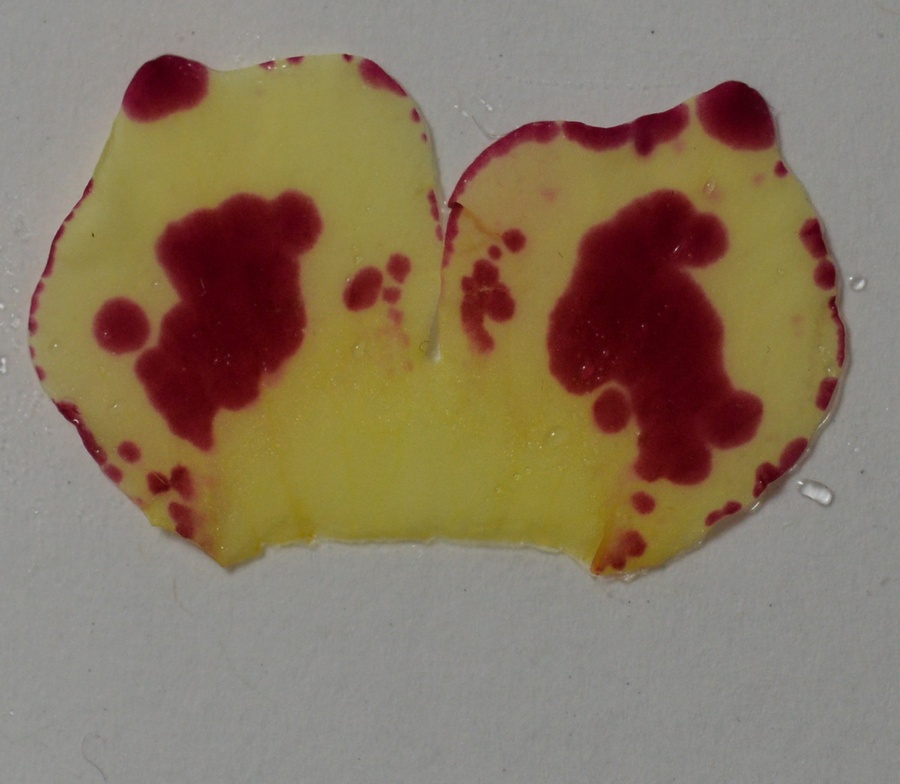
#> input picture 927_side.JPG, 900 x 784 px, shrunk from 1744 x 1519 before the run
$ python -i imageextraction.py   (imports and definitions only)
#> lines starting #> are read from the running program, lines starting #| are printed output that depends on the picture; after the words box and inside, x2 and y2 are one past the last pixel; in counts of white or black regions, pixels touching at a corner belong together
#> in get_points, shape is the input picture: shape (784, 900, 3); mean B, G, R 96.6, 118.5, 135.6
import cv2
import numpy as np
import sys
from skimage import io, color, filters, measure

# This is a pipeline to detect the petals in our images.
# The pipeline takes an image and a k-value(k-value of 2 is best) as input.
# The first steams is using a k-means clustering on the image.
# The image is then processed to find petal edges.
# The contours of the image are then found and then the pipeline returns the image with the petals identified.

def get_image_kmeans(image, k):
#> called with k = 2
    Z = image.reshape((-1,3))
    Z = np.float32(Z)
    criteria = (cv2.TERM_CRITERIA_EPS + cv2.TERM_CRITERIA_MAX_ITER, 10, 1.0)
    K = int(k)
    ret,label,center=cv2.kmeans(Z,K,None,criteria,10,cv2.KMEANS_RANDOM_CENTERS)
#> ret = 1.1e+09; center = [[109.9, 136.1, 143.5], [23.04, 20.75, 91.62]]
    center = np.uint8(center)
#> center = [[109, 136, 143], [23, 20, 91]]
    res = center[label.flatten()]
    res2 = res.reshape((image.shape))
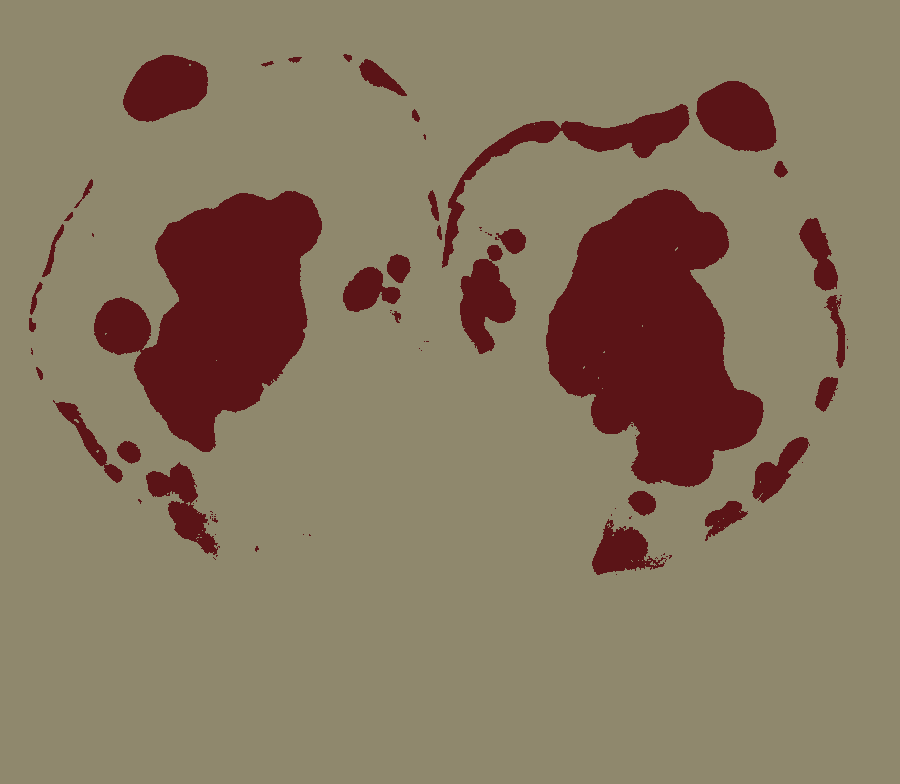
#> res2: shape (784, 900, 3); mean B, G, R 95.9, 118.3, 135.1
    return res2

def process_image(image):
    kernel = np.ones((5,5),np.uint8)
    original = image.copy()
    ret,thresh1 = cv2.threshold(image,127,255,cv2.THRESH_BINARY)
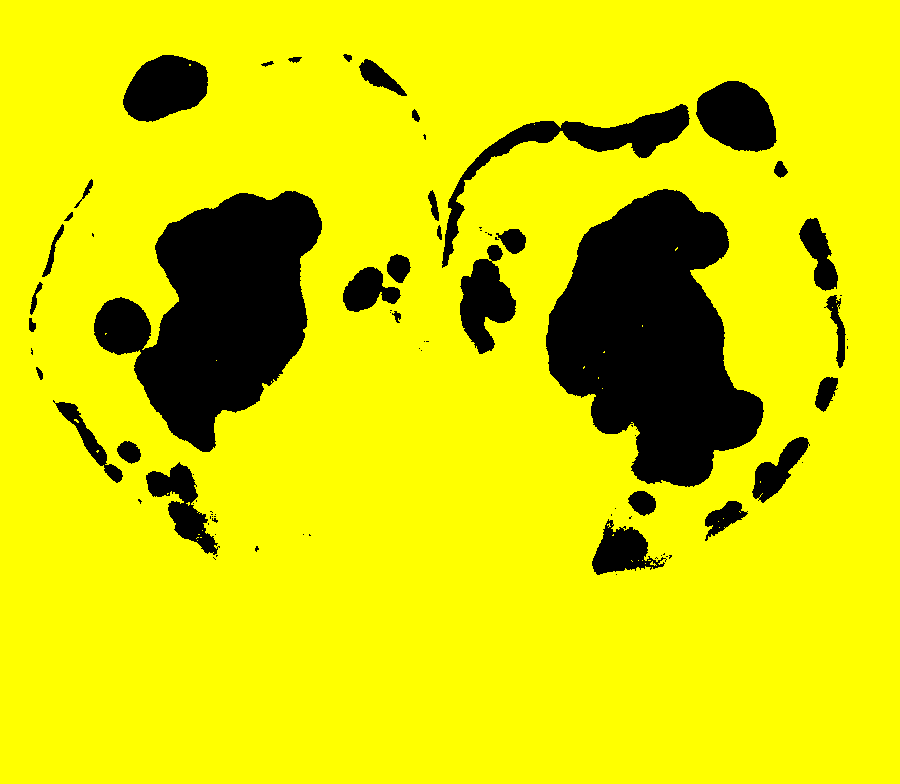
#> thresh1: shape (784, 900, 3); mean B, G, R 0, 216.1, 216.1
    kernel = np.ones((5,5),np.uint8)
    erosion = cv2.erode(thresh1,kernel,iterations = 1)
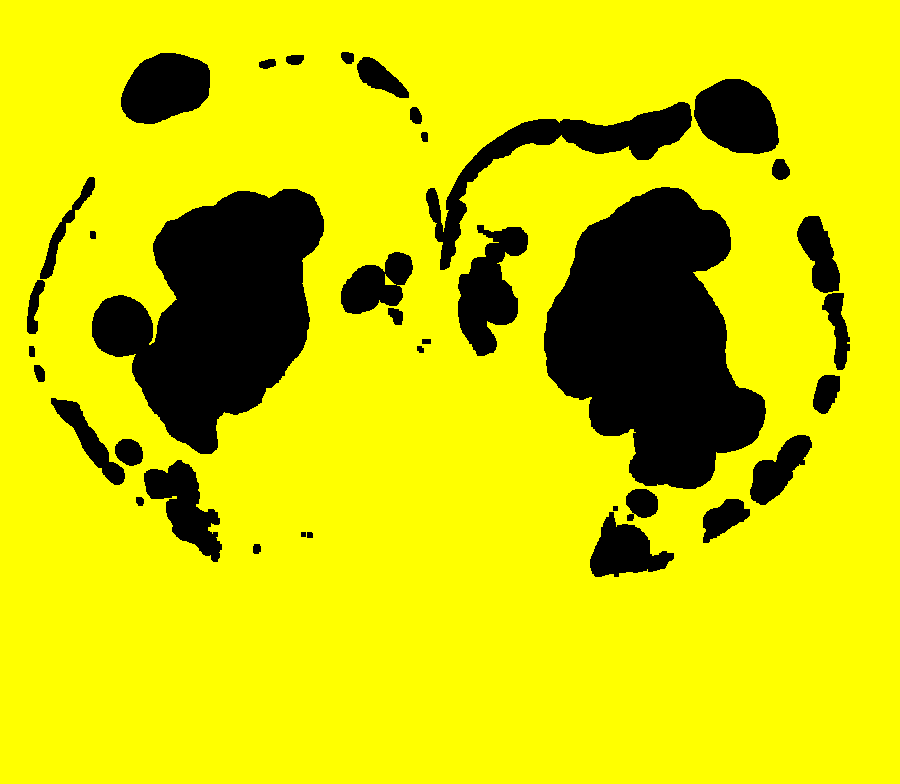
#> erosion: shape (784, 900, 3); mean B, G, R 0, 209.6, 209.6
    blur = cv2.blur(image,(5,5))
    edges = cv2.Canny(blur, 10 ,100)
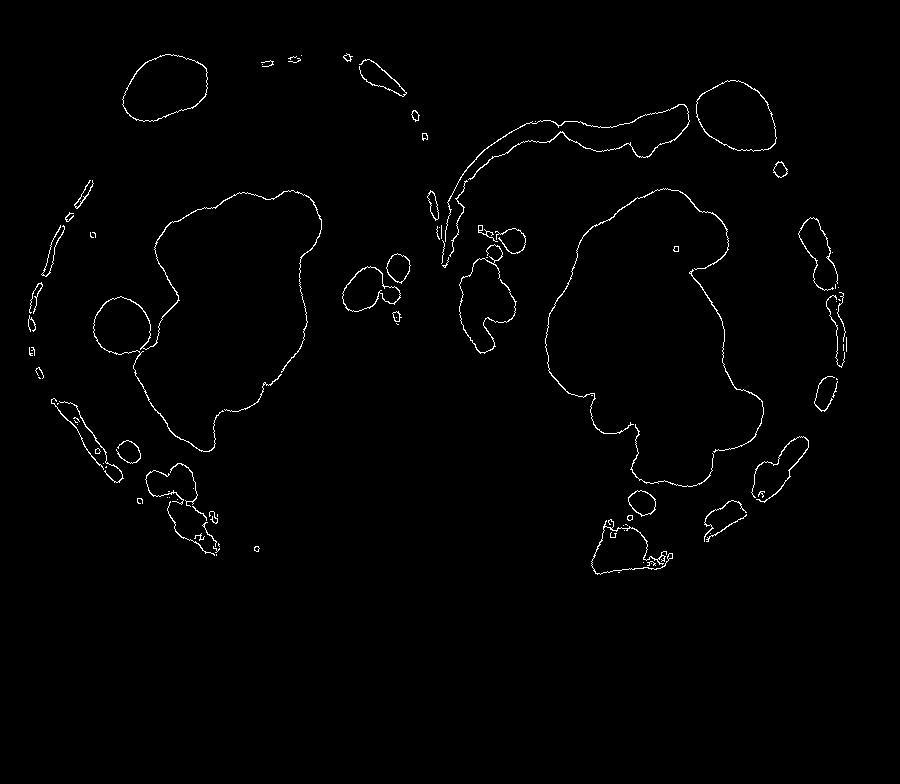
#> edges: shape (784, 900); 1.1% white in thin lines or dots, all inside (x1, y1, x2, y2) = (28, 53, 847, 575)
    dilated = cv2.dilate(edges,kernel,iterations = 1)
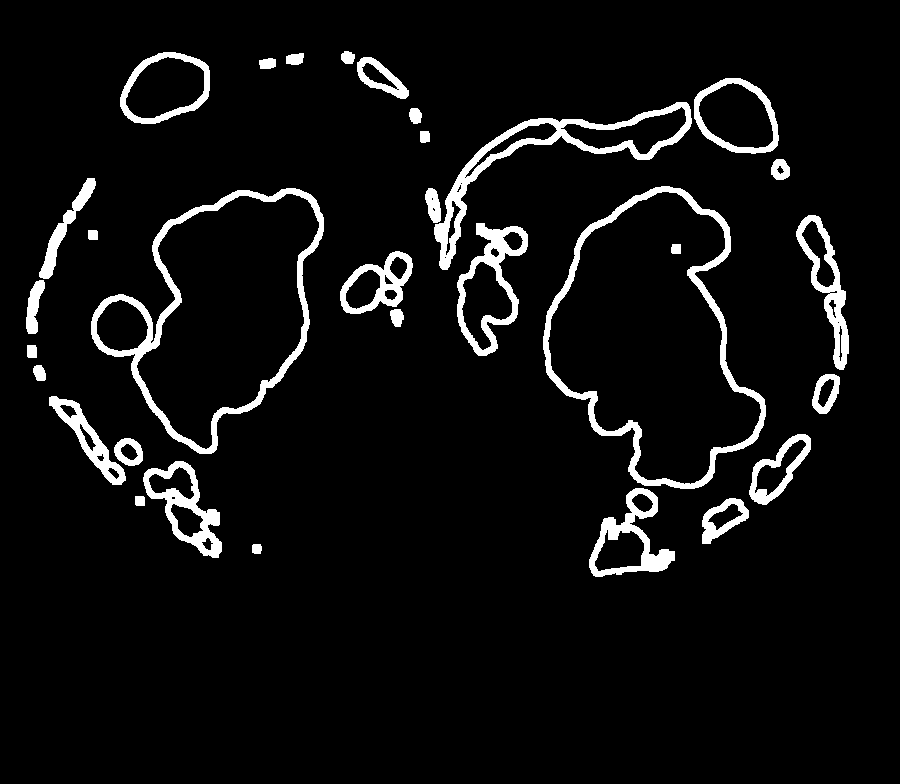
#> dilated: shape (784, 900); 5.8% white; 32 white regions, largest, box (x1, y1, x2, y2) and area: (91, 188, 324, 454) 6076, (543, 186, 766, 489) 5929, (434, 102, 692, 270) 4853
    erosion = cv2.erode(dilated,kernel,iterations = 1)
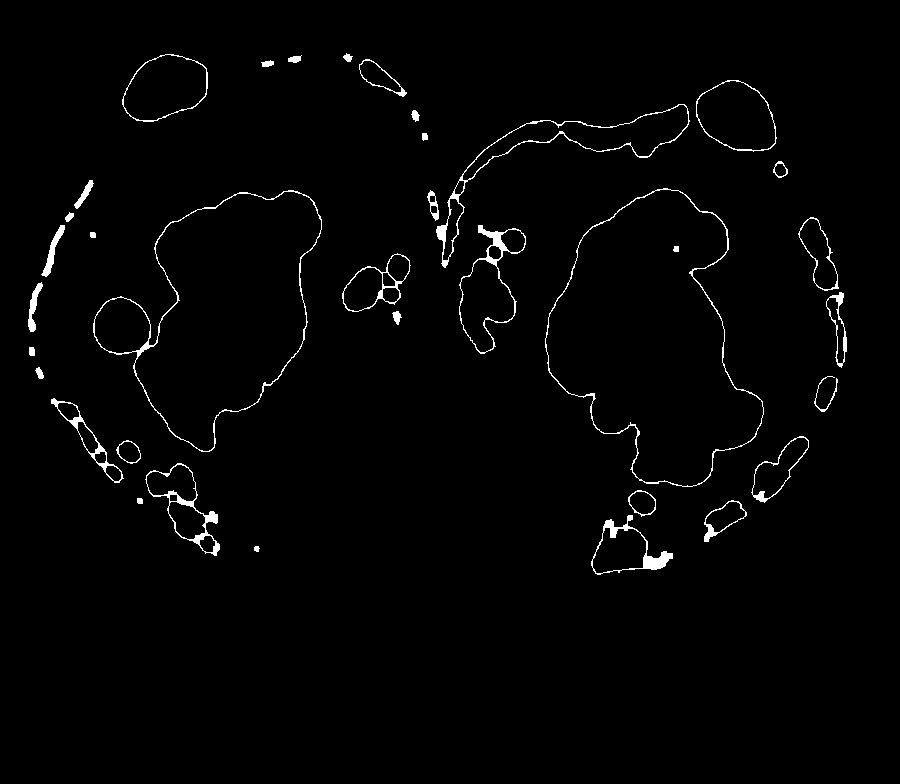
#> erosion: shape (784, 900); 1.6% white; 36 white regions, largest, box (x1, y1, x2, y2) and area: (93, 190, 322, 452) 1348, (545, 188, 764, 487) 1265, (436, 104, 690, 268) 1177
    return erosion

def find_image_contours(image):
    contours, hierarchy =  cv2.findContours(image,cv2.RETR_TREE,cv2.CHAIN_APPROX_SIMPLE)
    return contours

def extract_image_objects(cnts, image):
    original = image.copy()
    image_number = 0
    image_paths = []
    for c in cnts:
        x,y,w,h = cv2.boundingRect(c)
        cv2.rectangle(image, (x, y), (x + w, y + h), (36,255,12), 2)
        ROI = original[y:y+h, x:x+w]
        cv2.imwrite("ROI_{}.png".format(image_number), ROI)
        image_paths.append("ROI_{}.png".format(image_number))
        image_number += 1
    return image, image_paths

def get_points(img_path):
    shape = cv2.imread(img_path)
    #grey_shape = cv2.cvtColor(shape, cv2.COLOR_BGR2GRAY)
    grey_shape = get_image_kmeans(shape, 2)
    grey_shape1 = process_image(grey_shape)
    o = cv2.ORB_create(100)
    points = o.detect(grey_shape1, None)
#> points = 100 keypoints; strongest (x, y, size): (265, 387, 31), (465, 181, 31), (840, 361, 31), (834, 285, 31)
    shape_points = cv2.drawKeypoints(shape,points,color=(0,255,0), flags=0,outImage=np.array([]))
    return shape_points


def main():
    image = cv2.imread(sys.argv[1])
    image_k_means = get_image_kmeans(image, sys.argv[2])
    image_edges = process_image(image_k_means)
    image_contours = find_image_contours(image_edges)
    image_objects, paths = extract_image_objects(image_contours, image)
    extracted_image_points = get_points(paths[1])
    io.imshow(extracted_image_points)
    io.show()


# [2 lines not run here, left out]

>>> result = get_points('927_side.JPG')
